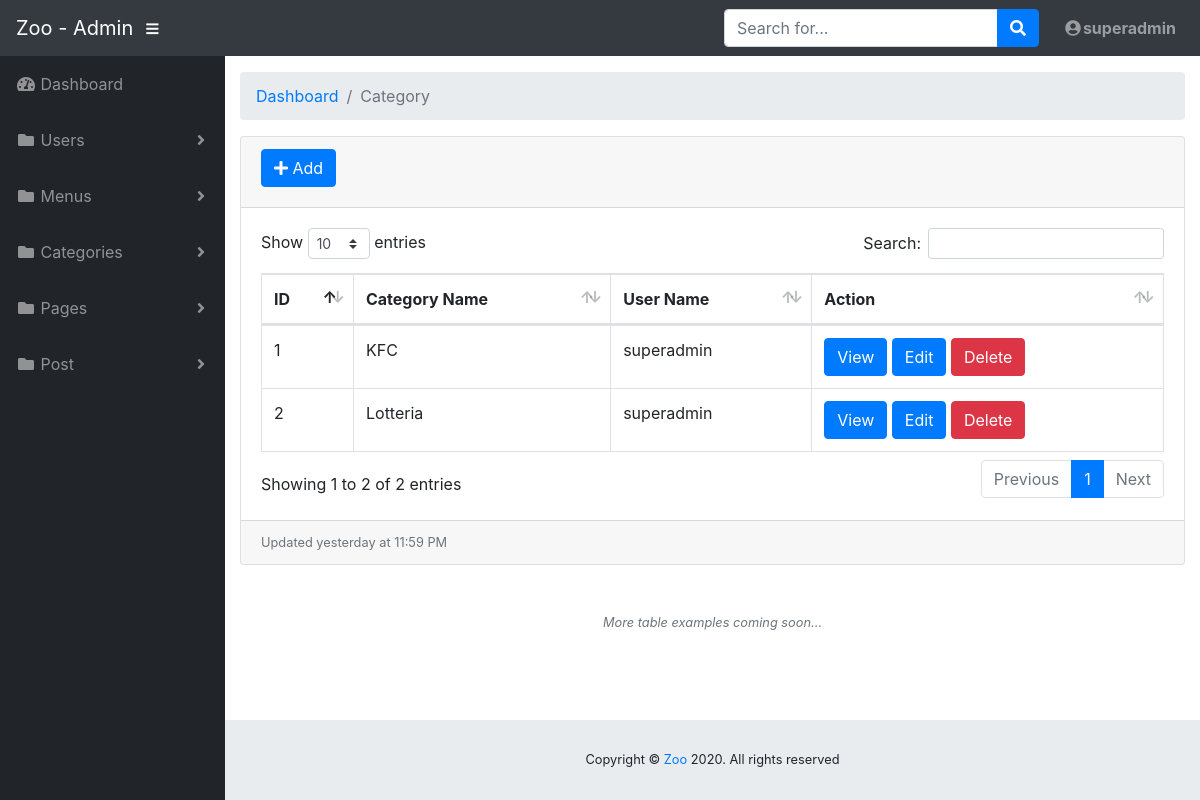
The app's page /admin/category/list.php (signed in), older data.
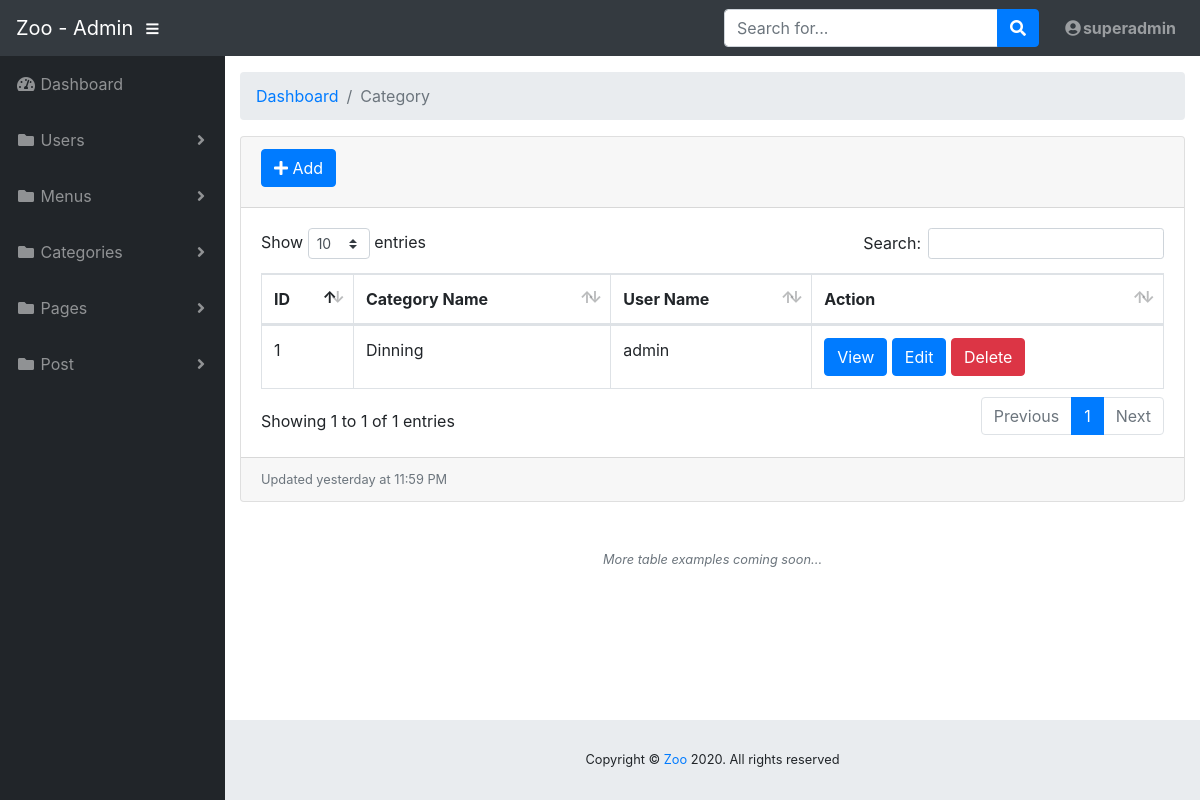
The same page, newer data.
### tables this page shows
CREATE TABLE `category` (
  `id` int(11) NOT NULL,
  `cate_name` varchar(250) NOT NULL,
  `parent_id` int(11) NOT NULL DEFAULT '0',
  `user` int(11) NOT NULL,
  `status` int(11) NOT NULL DEFAULT '1'
);

CREATE TABLE `users` (
  `user_id` int(11) NOT NULL,
  `username` varchar(250) NOT NULL,
  `password` varchar(250) NOT NULL,
  `role_id` int(11) NOT NULL DEFAULT '2',
  `status` int(1) NOT NULL DEFAULT '1'
);

### admin/category/list.php (the view, shortened to what the changed rows need)
<?php
$conn = conn_db();
$sql = "SELECT * FROM category inner join users on category.user = users.user_id WHERE parent_id != 0 && category.status = 1";
$result = mysqli_query($conn, $sql);
if (mysqli_num_rows($result) > 0) {
    while ($row = mysqli_fetch_assoc($result)) {
        $_data[] = $row;
        }
    }
?>
<!DOCTYPE html>
<html lang="en">
<head>
  <link href="../vendor/fontawesome-free/css/all.min.css" rel="stylesheet" type="text/css">
  <link href="../vendor/datatables/dataTables.bootstrap4.css" rel="stylesheet">
  <link href="../css/sb-admin.css" rel="stylesheet">
</head>
<body id="page-top">
  <div id="wrapper">
    <div id="content-wrapper">
      <div class="container-fluid">
        <div class="card mb-3">
          <div class="card-body">
            <div class="table-responsive">
              <table class="table table-bordered" id="dataTable" width="100%" cellspacing="0">
                <thead>
                  <tr>
                    <th>ID</th>
                    <th>Category Name</th>
                    <th>User Name</th>
                    <th>Action</th>
                  </tr>
                </thead>
                <tbody>
                  <?php
                  $i = 1;
                  if (!empty($_data)) {
                    foreach ($_data as $key => $value) : ?>
                      <tr>
                          <td><?php echo $i++;  ?></td>
                          <td><?= $value['cate_name'] ?></td>
                          <td><?= $value['username'] ?></td>
                          <td>
                            <button class="btn btn-primary" type="button"><a class="text-white" href="<?="view.php?id={$value['id']}" ?>" target="_blank"> View </a></button>
                            <button class="btn btn-primary" type="button"><a class="text-white" href="<?="./edit.php?id={$value['id']}" ?>" target="_blank"> Edit </a></button>
                            <button class="btn btn-danger" type="button"><a class="text-white" href="<?="delete.php?id={$value['id']}" ?>" target="_blank" onclick="return confirm('Are you sure you want to delete this item?');"> Delete </a></button>
                          </td>
                      </tr>
                    <?php endforeach;
                    }
                  ?>
                    </tbody>
              </table>
            </div>
          </div>
        </div>
      </div>
    </div>
  </div>
</body>
</html>

Row changes from the older to the newer data that the page shows:
no longer on this page (row edited): category: cate_name "KFC", users.username "superadmin"
no longer on this page (row edited): category: cate_name "Lotteria", users.username "superadmin"
added category: cate_name "Dinning", users.username "admin"
Text that changed along with them:
text written by a page script: "Show entries Search: Showing 1 to 2 of 2 entries Previous 1 Next" → "Show entries Search: Showing 1 to 1 of 1 entries Previous 1 Next"
